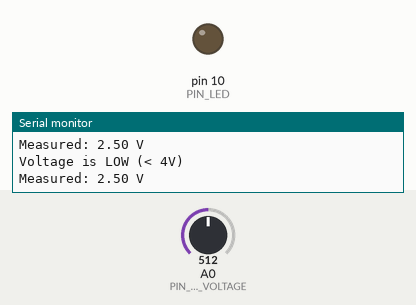
A sketch run on a simulated Arduino Uno, built with avr-gcc and run on an emulated ATmega328P. Shown: output pins drawn as LEDs (lit = HIGH), the last lines printed to the serial monitor. Inputs (shaded band) come from the test bench; at power-on: A0 (PIN_OUTPUT_VOLTAGE) = 512.

Above: at 1.2 s.
1.3 s: A0 (PIN_OUTPUT_VOLTAGE) set to 808
2.8 s: A0 (PIN_OUTPUT_VOLTAGE) set to 828
At 4.0 s:
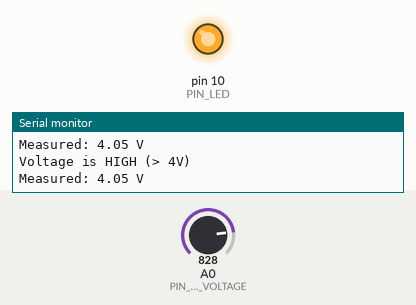
4.3 s: A0 (PIN_OUTPUT_VOLTAGE) set to 716
At 5.4 s:
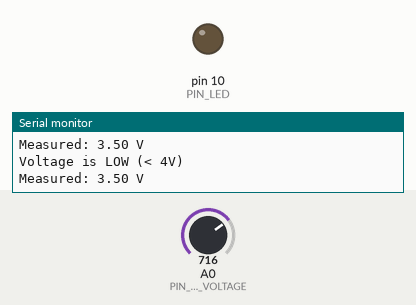
5.9 s: A0 (PIN_OUTPUT_VOLTAGE) set to 900
At 6.9 s:
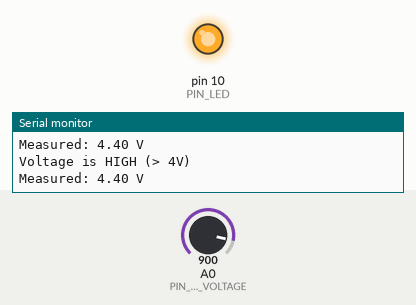
Timing chart, 0 to 8.5 s (numbered marks = the images above; inputs shaded):
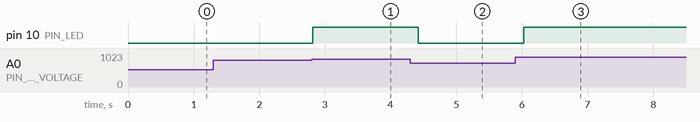

Measured:
- the behaviour switches between 818 and 819 on A0 (PIN_OUTPUT_VOLTAGE) (found by bisection; images 0 and 1)
- after the input at 2.8 s, pin 10 (PIN_LED): LOW → HIGH at once
- after the input at 4.3 s, pin 10 (PIN_LED): HIGH → LOW after 0.12 s
- after the input at 5.9 s, pin 10 (PIN_LED): LOW → HIGH after 0.12 s

The sketch:

if.ino
```cpp
int PIN_LED = 10;
int PIN_OUTPUT_VOLTAGE = A0;
float outputVoltage;

void setup() {
  Serial.begin(9600);
  pinMode(PIN_LED, OUTPUT);
  pinMode(PIN_OUTPUT_VOLTAGE, INPUT);
}

void loop() {
  int rawValue = analogRead(PIN_OUTPUT_VOLTAGE);   // value between 0 and 1023
  outputVoltage = (rawValue * 5.0) / 1023.0;       // convert to voltage (0–5 V)

  if(outputVoltage > 4.0) {
    digitalWrite(PIN_LED, HIGH);                   // turn LED on
    Serial.println("Voltage is HIGH (> 4V)");      // notify when voltage > 4V
  }
  else {
    digitalWrite(PIN_LED, LOW);                    // turn LED off
    Serial.println("Voltage is LOW (< 4V)");       // notify when voltage < 4V
  }

  Serial.print("Measured: ");
  Serial.print(outputVoltage, 2);                  // print voltage with 2 decimals
  Serial.println(" V");
  delay(200);                                      // small delay for easier reading
}
```
